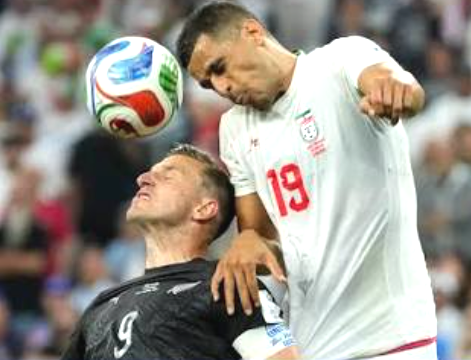
#> input picture image/data/image_103.png, 471 x 360 px, given in place of image_1.png, which was not available
$ jupyter execute --allow-errors CNN_football.ipynb   (text cells are left out)
#> lines starting #> are read from the running program, lines starting #| are printed output that depends on the picture
### Autograd.py
"""A tiny NumPy-based autograd and MLP library.

This module provides a scalar/tensor wrapper with reverse-mode automatic
differentiation, a linear layer, a simple multilayer perceptron, and a mean
square error loss helper.
"""

import numpy as np

class WhyyTorch:
    """A NumPy-backed tensor that tracks operations for reverse-mode autograd."""

    def __init__(self, data, requires_grad=True, _op="", children=(), label=None):
        """Create a tensor wrapper.

        Args:
            data: Array-like input data.
            requires_grad: Whether to allocate and track gradients.
            _op: Internal operation name used for graph inspection.
            children: Parent tensors in the computation graph.
            label: Optional human-readable label for debugging.
        """
        self.data = np.array(data, dtype=np.float32)
        self.requires_grad = requires_grad
        self.grad = np.zeros_like(self.data, dtype=np.float32,) if requires_grad else None
        self.op = _op
        self.children = tuple(children)
        self.label = label
        self._backward = lambda: None

        if self.requires_grad and self.data.shape != self.grad.shape:
            raise ValueError(
                f"Data and grad must have the same shape, got {self.data.shape} and {self.grad.shape}"
            )

    def __repr__(self):
        return f"Label: {self.label} Value: {self.data} Grad: {self.grad}"

    # [4 lines left out: function shape, not called in this run]

    def __len__(self):
        return len(self.data)

    # [66 lines left out: functions matrix_multiply, _sum_to_shape, _accumulate_grad, not called in this run]

    def zero_grad(self):
        """Reset the gradient buffer to zeros."""
        if self.requires_grad:
            self.grad = np.zeros_like(self.data, dtype=np.float32)

    def _coerce(self, other):
        """Convert a Python scalar or array-like value into a tensor."""
        return other if isinstance(other, WhyyTorch) else WhyyTorch(other, requires_grad=False)

    # [178 lines left out: functions sum, mean, relu, tanh, exp, log and 5 more, not called in this run]

    def __neg__(self):
        return self * -1.0

    def __radd__(self, other):
        return self + other

    def __rsub__(self, other):
        return self._coerce(other) - self

    def __rmul__(self, other):
        return self * other

    def __rtruediv__(self, other):
        return self._coerce(other) / self

    def __matmul__(self, other):
        return WhyyTorch.matrix_multiply(self, self._coerce(other))

    def __rmatmul__(self, other):
        return WhyyTorch.matrix_multiply(self._coerce(other), self)

    # [87 lines left out: functions backward, one_hot, __getitem__, reshape, not called in this run]


class Linear:
    """A fully connected layer using WhyyTorch parameters."""

    # [4 lines left out: function __init__, not called in this run]

    def __call__(self, x):
        """Apply the affine transform xW + b."""
        return x @ self.w + self.b

    def parameters(self):
        """Return the trainable parameters for this layer."""
        return [self.w, self.b]


class MLP:
    """A simple feed-forward multilayer perceptron with ReLU activations.
    Args:
    in_features: The number of input features.
    layer_sizes: A list of integers specifying the width of each hidden layer and output layer.
    output: The output of the final layer, with no activation applied.
    """

    # [53 lines left out: functions __init__, __call__, parameters, zero_grad, step, mse_loss and 1 more, not called in this run]

__all__ = ["WhyyTorch", "Linear", "MLP", "mse_loss", "cross_entropy_loss"]

### CNN_football.ipynb
[cell 1]
import numpy as np
import cv2
import matplotlib.pyplot as plt
from Autograd import WhyyTorch as wt, mse_loss, cross_entropy_loss

[cell 2]
np.random.seed(42)

[cell 3]
import json
from pathlib import Path
DATA_DIR = Path("image/data")
LABELS_PATH = Path("image/labels.json")
IMG_SIZE = 128
labels = json.loads(LABELS_PATH.read_text())
#> (reads image/labels.json from the repository)
#> further down, img is the input picture: shape (360, 471, 3); mean B, G, R 138, 146.7, 153.3
#> `img = cv2.resize(img, (IMG_SIZE, IMG_SIZE))`:
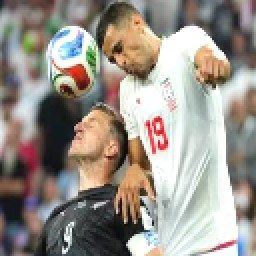
#> img: shape (128, 128, 3) (shown 2 times larger); mean R, G, B 153.2, 146.6, 137.8
#> pass 2 of the loop `for item in labels:`:
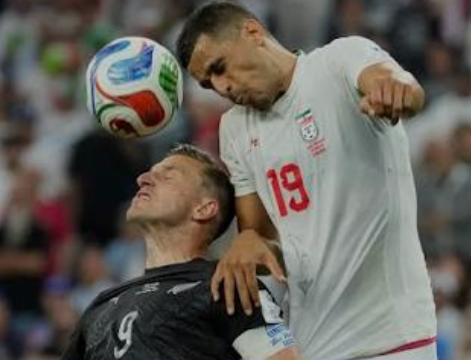
#> input picture image/data/image_104.png, 471 x 360 px, given in place of image_2.png, which was not available
#> img is the input picture: shape (360, 471, 3); mean B, G, R 89.5, 95.9, 100.2
#> `img = cv2.resize(img, (IMG_SIZE, IMG_SIZE))`:
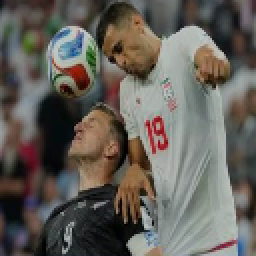
#> img: shape (128, 128, 3) (shown 2 times larger); mean R, G, B 100, 95.8, 89.4

[cell 4]
X_list = []
Y_list = []
group_list = []  # original source id — keeps augs with their parent

#> (the rest of this cell did not finish here and is left out)

[cell 5]
# Split by SOURCE groups, not individual images — prevents aug leakage
np.random.seed(42)
#> (the rest of this cell did not finish here and is left out)

#> (a cell that did not finish here is left out)

#> (a cell that did not finish here is left out)

#> (a cell that did not finish here is left out)

#> (a cell that did not finish here is left out)

[cell 10]
# [5 lines left out: function _as_wt, not called in this run]


class Conv2d:
    """Conv with WhyyTorch params. Forward is numpy; backward hooks into wt graph."""

    def __init__(self, in_channels, out_channels, kernel_size, stride=1, padding=0):
        self.in_channels = in_channels
        self.out_channels = out_channels
        self.kernel_size = kernel_size
        self.stride = stride
        self.padding = padding
        # NOTE: stride/padding stored but not applied in forward yet
        scale = np.sqrt(2.0 / (kernel_size * kernel_size * in_channels))
        self.kernels = wt(
            np.random.randn(out_channels, kernel_size, kernel_size, in_channels).astype(np.float32) * scale
        )
        self.biases = wt(np.zeros(out_channels, dtype=np.float32))

    # [47 lines left out: function forward, not called in this run]

    def parameters(self):
        return [self.kernels, self.biases]


class MaxPool2d:
    """MaxPool with mask routing hooked into WhyyTorch graph."""

    def __init__(self, kernel_size):
        self.kernel_size = kernel_size

    # [37 lines left out: function forward, not called in this run]

    def parameters(self):
        return []


class ReLU:
    def forward(self, x):
        x = _as_wt(x)
        return x.relu()

    def parameters(self):
        return []


class Flatten:
    def forward(self, x):
        x = _as_wt(x)
        return x.reshape(-1)

    def parameters(self):
        return []


class Linear:
    """Same idea as Autograd.Linear, with .forward for Sequential."""

    def __init__(self, in_features, out_features):
        scale = np.sqrt(2.0 / in_features)
        self.weight = wt(np.random.randn(in_features, out_features).astype(np.float32) * scale)
        self.bias = wt(np.zeros(out_features, dtype=np.float32))

    def forward(self, x):
        x = _as_wt(x)
        return x @ self.weight + self.bias

    def parameters(self):
        return [self.weight, self.bias]


class Sequential:
    def __init__(self, *layers):
        self.layers = list(layers)

    # [6 lines left out: function __call__, not called in this run]

    def parameters(self):
        return [p for layer in self.layers for p in layer.parameters()]

    def zero_grad(self):
        for p in self.parameters():
            p.zero_grad()

    def step(self, lr):
        for p in self.parameters():
            p.data -= lr * p.grad

#> (a cell that did not finish here is left out)

[cell 12]
# One forward pass — create layers once, reuse them
conv1 = Conv2d(3, 8, 3) # 3 -> 8 channels, kernel size 3
pool1 = MaxPool2d(2) #
conv2 = Conv2d(8, 16, 3)
pool2 = MaxPool2d(2)
flatten = Flatten()
#> (the rest of this cell did not finish here and is left out)

[cell 13]
model = Sequential(
    Conv2d(3, 8, 3),   # 3 channels -> 8 feature maps
    ReLU(),
    MaxPool2d(2),      # 2 kernel size
    Conv2d(8, 16, 3),  # 8 feature maps -> 16 feature maps
    ReLU(),
    MaxPool2d(2),      # 2 kernel size
    Flatten(),         # (62, 62, 16) -> 61504
    Linear(61504, 5),  # 61504 -> [cx, cy, w, h, conf]
)

#> (a cell that did not finish here is left out)

[cell 15]
# [45 lines left out: functions detection_loss, detection_mse_loss, not called in this run]
def sigmoid(x):
    """Elementwise sigmoid for WhyyTorch tensors."""
    return 1.0 / (1.0 + (-x).exp())


def softplus(x):
    """Smooth positive map: log(1 + exp(x))."""
    return (1.0 + x.exp()).log()


# [31 lines left out: functions _stack5, decode_detection, not called in this run]

[cell 16]
# Training Loop
train_len = 25
epochs = 10
lr = 1e-3

#> (the rest of this cell did not finish here and is left out)

[cell 17]
# Save / load WhyyTorch model weights (train in short sessions)
from pathlib import Path

CKPT_PATH = Path("image/ball_cnn_checkpoint.npz")

def save_weights(model, path=CKPT_PATH):
    blobs = {}
    for i, layer in enumerate(model.layers):
        for j, p in enumerate(layer.parameters()):
            blobs[f"layer{i}_param{j}"] = p.data
    np.savez(path, **blobs)
    print(f"Saved {len(blobs)} tensors -> {path.resolve()}")

# [24 lines left out: function load_weights, not called in this run]

# After a training session:
save_weights(model)

# Next session: run model = Sequential(...) with the SAME architecture, then:
# load_weights(model)
# ... continue training loop

[cell 18]
# Visual test on 1 test image
idx = 11  # change this to try other test images
#> (the rest of this cell did not finish here and is left out)

[cell 19]
import time
t0 = time.perf_counter()
model.zero_grad()
